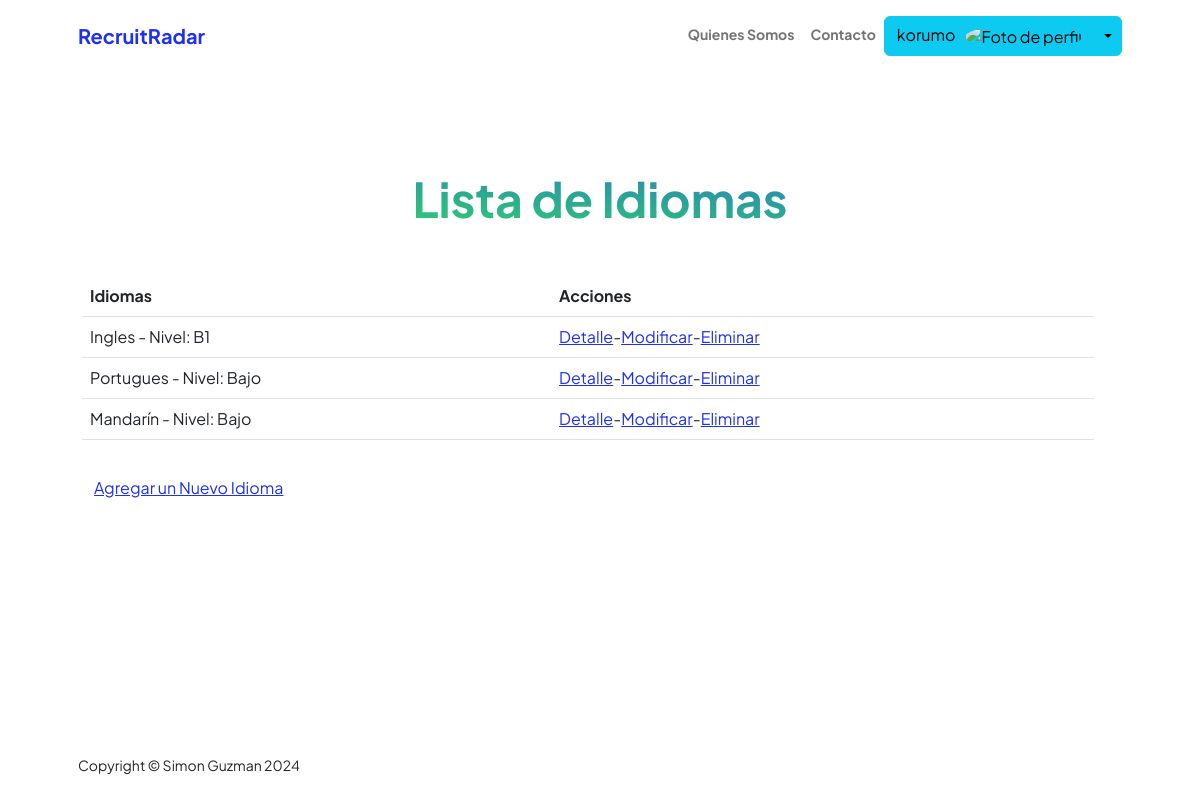
The page /appCurriculos/idioma/ (signed in) on the database its author committed.
### appUsers/models.py (models this page shows, shortened)
class Idiomas(models.Model):
    user = models.ForeignKey(User, on_delete=models.CASCADE, null=True)
    idioma = models.CharField(max_length=50)
    nivel = models.CharField(max_length=20)

### appCurriculos/views/views_other.py (the view)
# urls.py: path('idioma/', IdiomaListView.as_view(), name='idioma_list'),
class IdiomaListView(LoginRequiredMixin, ListView):
    model = Idiomas
    template_name = 'appCurriculos/idiomas_list.html'
    context_object_name = 'idiomas'
    def get_queryset(self):
        return Idiomas.objects.filter(user=self.request.user)
    def get_context_data(self, **kwargs):
        context = super().get_context_data(**kwargs)
        context['avatar'] = self.request.session.get('foto-avatar', 'none')
        return context

### appCurriculos/templates/appCurriculos/idiomas_list.html
{% extends "appUsers/base.html" %}
{% load static %}
{% block datosDinamicos %}
<header class="py-5">
    <div class="container px-5 pb-5">
        <section>
            <div class="container px-3" style="margin-top: 50px;">
                <div class="text-center mb-5">
                    <h1 class="display-5 fw-bolder mb-0"><span class="text-gradient d-inline"> Lista de Idiomas</span></h1>
                </div>
                <div class="row">
                    <div class="row">
                        <table class="table caption-top">
                         <thead>
                            <tr>
                              <th scope="col">Idiomas</th>
                              <th scope="col">Acciones</th>
                            </tr>
                          </thead>
                          <tbody>
                            {% for idioma in idiomas %}
                            <tr>
                              <td>{{ idioma.idioma }} - Nivel: {{ idioma.nivel }}</td>
                              <td><a href="{% url 'idioma_detalle' idioma.pk %}">Detalle</a>-<a href="{% url 'idioma_update' idioma.pk %}">Modificar</a>-<a href="{% url 'idioma_delete' idioma.pk %}">Eliminar</a></td>
                            </tr>
                            {% endfor%}
                          </tbody>
                        </table>
                 </div>
                 <div class="row" style="margin-top: 20px;">
                    <a href="{% url 'idioma_create' %}">Agregar un Nuevo Idioma</a>
                 </div>
                </div>
            </div>
        </section>
    </div>
</header>
{% endblock %}

### appUsers/templates/appUsers/base.html (shortened to what this page needs)
<!DOCTYPE html>
<html lang="en">
    <head>
        {% load static %}
        <link rel="stylesheet" href="https://cdnjs.cloudflare.com/ajax/libs/font-awesome/6.0.0/css/all.min.css">
        <link href="https://cdn.jsdelivr.net/npm/bootstrap-icons@1.8.1/font/bootstrap-icons.css" rel="stylesheet" />
        <link href="{% static 'css/styles.css' %}" rel="stylesheet" />
    </head>
    <body class="d-flex flex-column h-100">
        <main class="flex-shrink-0">
            <nav class="navbar navbar-expand-lg navbar-light bg-white py-3">
                <div class="container px-5">
                    <a class="navbar-brand" href="{% url 'Home' %}"><span class="fw-bolder text-primary">RecruitRadar</span></a>
                    <div class="collapse navbar-collapse" id="navbarSupportedContent">
                        <ul class="navbar-nav ms-auto mb-2 mb-lg-0 small fw-bolder">
                            <li class="nav-item"><a class="nav-link" href="{% url 'Aboutme' %}">Quienes Somos</a></li>
                            <li class="nav-item"><a class="nav-link" href="{% url 'Contact' %}">Contacto</a></li>
                            {% if request.user.is_authenticated %}
                            <div class="btn-group">
                                <button type="button" class="btn btn-info">{{ request.user.username}}<img src="{{avatar}}" alt="Foto de perfil" class="img-fluid rounded-circle" width="50" style="margin-left: 10px;"></button>
                                <button type="button" class="btn btn-info dropdown-toggle dropdown-toggle-split" data-bs-toggle="dropdown" aria-expanded="false">
                                </button>
                              </div>
                            {% else %}
                                <li class="nav-item"><a class="nav-link" href="{% url 'Login' %}">Iniciar Sesión</a></li>
                                <li class="nav-item"><a class="nav-link" href="{% url 'Register' %}">Registrar</a></li>
                            {% endif %}
                        </ul>
                    </div>
                </div>
            </nav>
            {% block datosDinamicos %}
            {% endblock %}
        </main>
        <footer class="bg-white py-4 mt-auto">
            <div class="container px-5">
                <div class="row align-items-center justify-content-between flex-column flex-sm-row">
                    <div class="col-auto"><div class="small m-0">Copyright &copy; Simon Guzman 2024</div></div>
                </div>
            </div>
        </footer>
    </body>
</html>

### rows shown on the page
Idiomas: idioma "Ingles", nivel "B1"
Idiomas: idioma "Portugues", nivel "Bajo"
Idiomas: idioma "Mandarín", nivel "Bajo"

### other values the page prints
{{ request.user.username }} "korumo"
